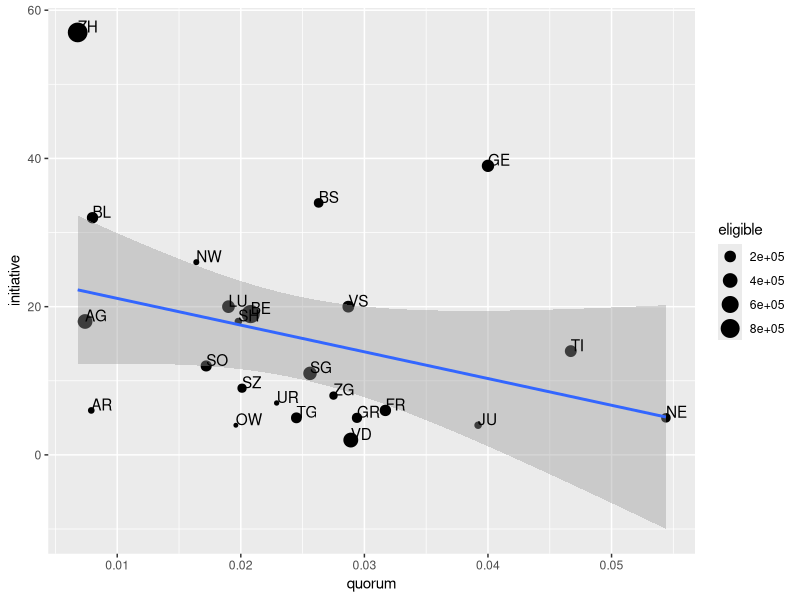
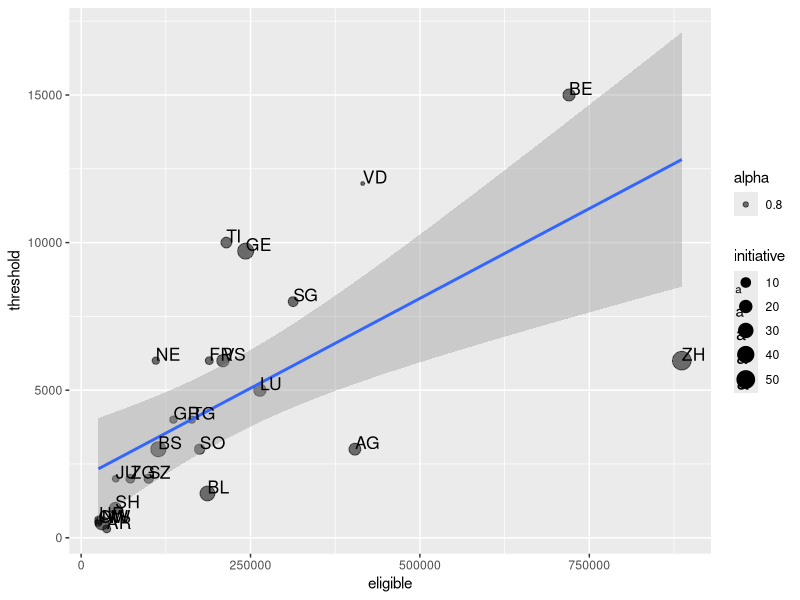

The R script that drew these images, in order: (Note: this script raises an error after producing the figures.)
library(ggplot2)

############################################################################################
###    Get a data.frame data
############################################################################################


### Load csv data

quora <- read.csv("data/quora.csv")
quora <- quora[,1:4]
# reformat %
quora[,4] <- as.numeric(gsub("\\%", "", as.character(quora[,4]))) / 100
colnames(quora) <- c("canton", "eligible", "threshold", "quorum")
quora[,1] <- as.character(quora[,1])

init <- read.csv("data/init.csv")
init[,1] <- gsub("( |c\\))", "", as.character(init[,1]))
init <- init[,1:2]
colnames(init) <- c('canton', 'initiative')


### merge datasets

idx <- match(quora$canton, init$canton)
stopifnot(all(idx))
df <- cbind(quora, initiative = init[idx,2 ])


############################################################################################
###    EXPLORATORY ANALYSES
############################################################################################

# ignore NA and swiss average
idNA <- c(1,which(is.na(df$quorum)))

############ NOTES
# initiative count has not the same start time !!!!
# the number of days to get the signature not considered !!

#### No significant correlation between quorum and n° of initiative
ggplot(data = df[-idNA,],aes(quorum, initiative)) + geom_point(aes(quorum, initiative, size = eligible)) + geom_smooth(method = "lm") + geom_text(aes(label = canton),hjust=0, vjust=0)

#### Strong correlation between eligible and threshold
ggplot(data = df[-idNA,],aes(eligible, threshold)) + geom_point(aes(eligible, threshold, size = initiative, alpha = 0.8)) + geom_smooth(method = "lm") + geom_text(aes(label = canton, size = 28),hjust=0, vjust=0)


cor.test(df$quorum, df$initiative)
cor.test(df$threshold, df$eligible)

# normalize all values
df.s<- sapply(df[-idNA,2:5], scale)
plotmatrix(as.data.frame(df.s), colour="gray20")

# slopegraph
library(lattice)
parallelplot(df[-idNA,4:5], horizontal.axis = FALSE)

############################################################################################
###    slopegraph https://gist.github.com/leeper/7158678
############################################################################################
library(scales)

slopegraph <- function(
	df,
	xlim = c(.5,ncol(df)+.5),
	ylim = c(min(df)-diff(range(df))/100,max(df)+diff(range(df))/100),
	main = NULL,
	bty = 'n',
	yaxt = 'n',
	xaxt = 'n',
	xlab = '',
	ylab = '',
	add.exp = NULL, # an expression to add something between drawing the blank canvas and adding the plot content (i.e., behind the slopegraph)
	labels = names(df),
	labpos.left = 2,
	labpos.right = 4,
	col.lines = par('fg'),
	col.lab = par('fg'),
	col.num = par('fg'),
	col.xaxt = par('fg'),
	offset.x = .1, # THIS DOESN'T SEEM TO WORK
	offset.lab = .1,
	cex.lab = 1,
	cex.num = 1,
	font.lab = 1,
	font.num = 1,
	lty = par("lty"),
	lwd = par("lwd"),
	mai = NULL,
	rescaleByColumn = T,
	...)
{
    if(ncol(df) < 2)
        stop('`df` must have at least two columns')
    # draw margins
    if(is.null(mai))
        par(mai=c(1, 0, if(is.null(main)) 0 else 1, 0))
    else
        par(mai=mai)

    plot(NA, y=NULL, xlim=xlim, ylim=ylim, main=main,
         bty=bty, yaxt=yaxt, xaxt=xaxt, xlab=xlab, ylab=ylab, ...)
    # optional expression
    if(!is.null(add.exp))
        eval(add.exp)
    # x-axis
    axis(1, 1:ncol(df), labels=labels, col=col.xaxt, col.ticks=col.xaxt)

	if(rescaleByColumn) {
    	range.bycol <- sapply(df, function(c) diff(range(c, na.rm = T)))
		rescale <-  range(df[,which.max(range.bycol)])
		df.rescale <- sapply(df, rescale, rescale)
	} else {
		df.rescale <- df
	}

    # left-side labels
    l <- df[,1] # I MAY WANT TO BIN THESE SO THAT CLOSE VALUES DON'T OVERLAP
    leftlabs <- lapply(split(rownames(df),l), paste, collapse=', ')
    text(1-offset.lab, if(rescaleByColumn) rescale(as.numeric(names(leftlabs)), rescale) else as.numeric(names(leftlabs)),
         col=col.lab, leftlabs, pos=labpos.left, cex=cex.lab, font=font.lab)
    # right-side labels
    r <- df[,ncol(df)] # I MAY WANT TO BIN THESE SO THAT CLOSE VALUES DON'T OVERLAP
    rightlabs <- lapply(split(rownames(df),r), paste, collapse=',')
    text(ncol(df)+offset.lab, if(rescaleByColumn) rescale(as.numeric(names(rightlabs)), rescale) else as.numeric(names(rightlabs)),
         col=col.lab, rightlabs, pos=labpos.right, cex=cex.lab, font=font.lab)
    # numeric value labels
    # deal with duplicate value labels (i.e., not double printing anything)
    df2 <- do.call(cbind,lapply(df, function(y) {y[duplicated(y)] <- ''; y}))
    # print them
    apply(cbind(df.rescale,df2),1, function(y)
  		  text(1:ncol(df), as.numeric(y[1:ncol(df)]), y[(ncol(df)+1):(2*ncol(df))],
              col=col.num, cex=cex.num, font=font.num)
    )

    # draw lines
    offset.x <- .1 # small offset for `segments`
    col.lines <- rep(col.lines, length.out=nrow(df))
    lty <- rep(lty, length.out=nrow(df))
    lwd <- rep(lwd, length.out=nrow(df))

    for(i in 1:nrow(df.rescale)){
        mapply(function(x1,y1,x2,y2,...){
            ysloped <- (y2-y1)*offset.x
            segments(x1+offset.x, if(y1==y2) y1 else (y1+ysloped),
                     x2-offset.x, if(y1==y2) y2 else (y2-ysloped),
                     col=col.lines[i],
                     lty=lty[i],
                     lwd=lwd[i]
                    )},
               1:(length(df.rescale[i,])-1), # x1-positions
               df.rescale[i,][-length(df.rescale[i,])], # y1-positions
               2:(length(df.rescale[i,])), # x2-positions
               df.rescale[i,][-1] # y2-positions
               )
    }

    # return invisibly
    invisible(NULL)
}


# EXAMPLE

## Tufte's original graph (to the correct scale)
dff <- df
rownames(dff) <- dff[,1]
dff <- dff [,-1]
dff <- dff[-idNA,3:4]
slopegraph(dff, col.line='gray', xlim = c(-.5,5.5), labels = colnames(dff), cex.lab = 0.5)

